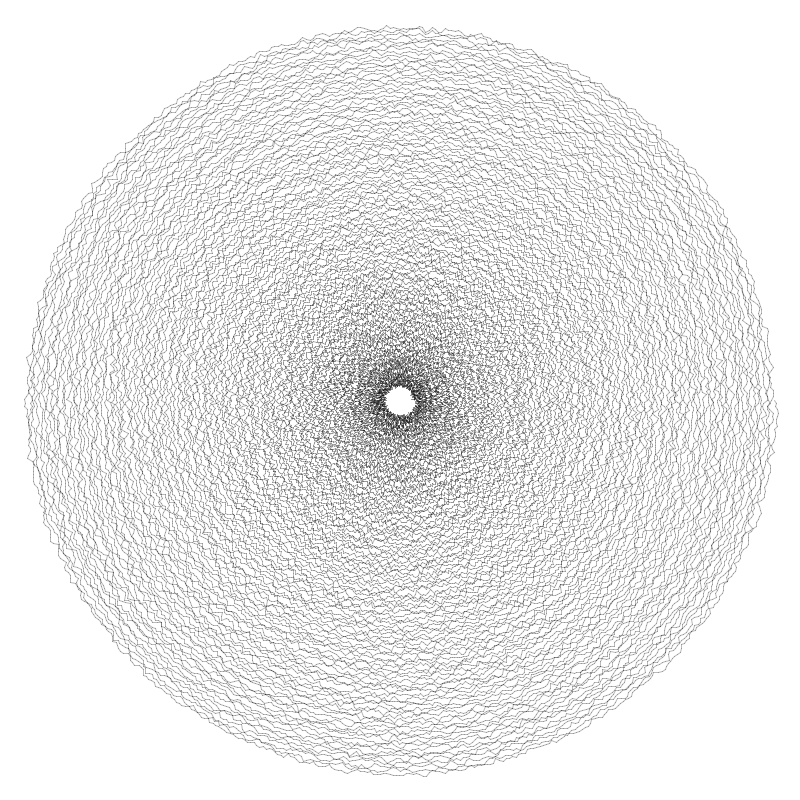
Frame 1 (no input)
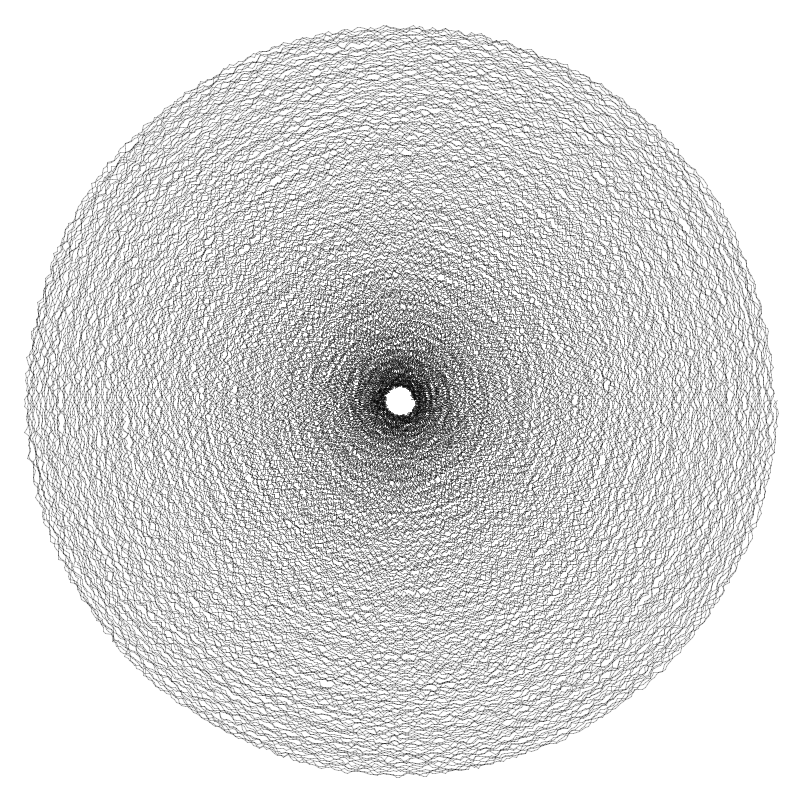
Frame 2 (the mouse pressed at the canvas centre, redrawn once)

The Processing sketch that drew these frames (run headless with seeded random() and noise(); the mouse was pressed at the canvas centre and the sketch redrawn once):

// Processing sketch: Noise_Spiral
// ── Noise_Spiral.pde
void setup()
{
    size(800, 800);
    background(255);
    noLoop();
}

void draw()
{
    noiseSpiral(20, 100);
}

void noiseSpiral(int border, int rotations)
{
    strokeWeight(1);
    stroke(0, 70);
    float radius = width/2 - border;
    int centX = width/2;
    int centY = height/2;
    float x, y;
    float lastx = 0;
    float lasty = 0;
    float radiusNoise = random(10);
    
    for (float ang = 0; ang <= 360*rotations; ang += 0.5)
    {
        radiusNoise += 0.5;
        radius -= 0.005;
        float thisRadius = radius - (noise(radiusNoise) * 10);
        float rad = radians(ang);
        x = centX + (thisRadius * cos(rad));
        y = centY + (thisRadius * sin(rad));
        if (lastx > 0)
        {
        line(x, y, lastx, lasty);
        }
        
        lastx = x;
        lasty = y;
    }
}
